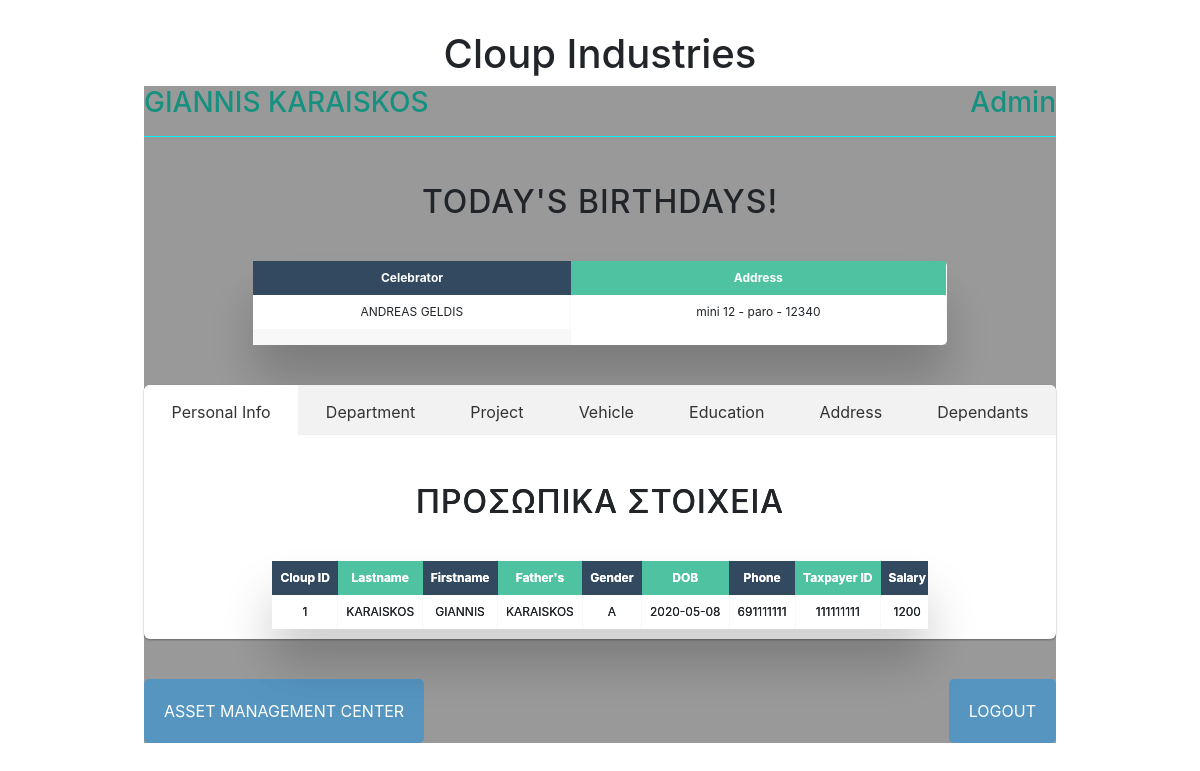
Screenshot of /logged_in_page.php (signed in) with the database file from the repository.
### tables this page shows
CREATE TABLE `address_ergazomenou` (
  `odos` varchar(45) DEFAULT NULL,
  `arithmos` varchar(5) DEFAULT NULL,
  `polh` varchar(45) DEFAULT NULL,
  `zip_code` int(10) DEFAULT NULL,
  `kwd_ergazomenou_adr` int(11) DEFAULT NULL
);

CREATE TABLE `ergazomenos` (
  `kwd_ergazomenou` int(11) NOT NULL,
  `Eponymo_ergazom` varchar(45) DEFAULT NULL,
  `Onoma_Ergazom` varchar(45) DEFAULT NULL,
  `Patronymo_Ergazom` varchar(45) DEFAULT NULL,
  `Fyllo_Ergaz` varchar(1) DEFAULT NULL,
  `AFM_Ergaz` int(10) DEFAULT NULL,
  `DOB_Ergazom` date DEFAULT NULL,
  `Tel_Ergaz` int(15) DEFAULT NULL,
  `Salary_Ergazom` double DEFAULT NULL,
  `Kod_tm_ergazom` int(11) DEFAULT NULL,
  `user_type_ergazom` int(5) NOT NULL
);

### logged_in_page.php (the view, shortened to what this page needs)
<?php
    require_once ("Classes/Database.php");
?>
<!DOCTYPE html>
<html>
<head>
        <link href="css/tabs.css" rel="stylesheet">
        <link href="css/body_background.css" rel="stylesheet">
        <link href="css/logged_in_page.css" rel="stylesheet">
        <link rel="stylesheet" type="text/css" href="css/bootstrap.css">
</head>
<body>
    <h1>Cloup Industries</h1>
    <div class="main_container">
        <div>
            <h3 class="text-left-right">
                <span class="left-text">
                <?php
                    echo $_SESSION['Onoma_Ergazom']." ".$_SESSION['Eponymo_ergazom'];
                ?>
                </span>
                <span class="right-text">
                <?php
                    if($_SESSION['user_type_ergazom'] == 1) {
                        echo 'Admin';
                    }else{
                        echo 'User';
                    }
                ?>
                </span>
            </h3>
            <hr class="split">
	</div>
        <?php
            $searchBDay = new Database();
            if($searchBDay->isbirthday()) { ?>
            <h2>Today's Birthdays!</h2>
                <div class="table-wrapper">
                    <table class="fl-table">
                        <thead>
                            <tr>
                                <th>Celebrator</th>
                                <th>Address</th>
                            </tr>
                        </thead>
                        <tbody>
                                <?php $searchBDay->birthday($_SESSION['DOB_Ergazom']); ?>
                        </tbody>
                    </table>
                </div>
            <?php } ?>
		<div class="tab-wrap">
			<label for="tab1">Personal Info</label>
			<label for="tab2">Department</label>
			<label for="tab3">Project</label>
			<label for="tab4">Vehicle</label>
			<label for="tab5">Education</label>
			<label for="tab6">Address</label>
			<label for="tab7">Dependants</label>
			<div class="tab__content">
                            <h2>ΠΡΟΣΩΠΙΚΑ ΣΤΟΙΧΕΙΑ</h2>
                            <div class="table-wrapper">
                                <table class="fl-table">
                                    <thead>
                                    <tr>
                                        <th>Cloup ID</th>
                                        <th>Lastname</th>
                                        <th>Firstname</th>
                                        <th>Father's</th>
                                        <th>Gender</th>
                                        <th>DOB</th>
                                        <th>Phone</th>
                                        <th>Taxpayer ID</th>
                                        <th>Salary</th>
                                    </tr>
                                    </thead>
                                    <tbody>
                                    <tr>
                                        <td><?php echo $_SESSION['kwd_ergazomenou']?></td>
                                        <td><?php echo $_SESSION['Eponymo_ergazom']?></td>
                                        <td><?php echo $_SESSION['Onoma_Ergazom']?></td>
                                        <td><?php echo $_SESSION['Patronymo_Ergazom']?></td>
                                        <td><?php echo $_SESSION['Fyllo_Ergaz']?></td>
                                        <td><?php echo $_SESSION['DOB_Ergazom']?></td>
                                        <td><?php echo $_SESSION['Tel_Ergaz']?></td>
                                        <td><?php echo $_SESSION['AFM_Ergaz']?></td>
                                        <td><?php echo $_SESSION['Salary_Ergazom']?></td>
                                    </tr>
                                </table>
                            </div>
                        </div>
		</div>
        <div class="button_cont text-left-right" align="center">
            <?php if($_SESSION['user_type_ergazom'] == 1){ ?>
            <a class="example_a left-text" href="asset_management.php">Asset Management Center</a>
            <?php }?>
            <a class="example_a right-text" href="logout.php">LOGOUT</a>
        </div>
    </div>
</body>
</html>

### Classes/Database.php (shortened to what this page needs)
<?php
class Database
{
    private $host;
    private $database;
    private $user;
    private $pass;
    private $pdo;
    public function __construct()
    {
        $this->host = "127.0.0.1";
        $this->database = "cloup";
        $this->user = "root";
        $this->pass = "";
    }
    public function connect()
    {
        $this->opt = [PDO::ATTR_ERRMODE => PDO::ERRMODE_EXCEPTION, PDO::ATTR_DEFAULT_FETCH_MODE => PDO::FETCH_ASSOC, PDO::ATTR_EMULATE_PREPARES => false];
        $conString = "mysql:host=" . $this->host . ";dbname=" . $this->database . ";charset=utf8";
        $this->pdo = new PDO($conString, $this->user, $this->pass, $this->opt);
    }
    public function execute($sql, $array)
    {
        $stmt = $this->pdo->prepare($sql);
        $stmt->execute($array);
        return $stmt;
    }
    function isbirthday(){
        $bool = false;
        $sql = "SELECT DOB_Ergazom FROM ergazomenos";
        $res = $this->execute($sql, []);
        $rows = $res->fetchAll();
        foreach ($rows as $row){
            if(date("d m",strtotime($row['DOB_Ergazom'])) == date("d m")){
                $bool = true;
            }
        }
        return $bool;
    }
    function birthday($ses_dob){
        $sql = "SELECT ergazomenos.DOB_Ergazom, ergazomenos.Onoma_Ergazom, ergazomenos.Eponymo_ergazom, address_ergazomenou.odos , address_ergazomenou.arithmos, address_ergazomenou.polh, address_ergazomenou.zip_code FROM ergazomenos JOIN address_ergazomenou ON ergazomenos.kwd_ergazomenou = address_ergazomenou.kwd_ergazomenou_adr";
        $res = $this->execute($sql, []);
        $rows = $res->fetchAll();
        foreach ($rows as $row){
            if(date("d m",strtotime($row['DOB_Ergazom'])) == date("d m")){
                if( $row['DOB_Ergazom'] == $ses_dob){
                    echo "<tr><td>:D :D :D   HAPPY BIRTHDAY TO YOU!!!   :D :D :D</td><td> You know where you live! </td></tr><tr><td></td></tr>";
                }
                else{
                echo "<tr><td>".$row['Onoma_Ergazom']."  ".$row['Eponymo_ergazom']."</td><td>".$row['odos']."  ".$row['arithmos']." - ".$row['polh']." - ".$row['zip_code']."</td></tr><tr><td></td></tr>";
                }
            }
        }
    }
}

### css/tabs.css (style rules this page uses)
.tab-wrap { -webkit-transition: 0.3s box-shadow ease; transition: 0.3s box-shadow ease; border-radius: 6px; max-width: 100%; display: -webkit-box; display: -webkit-flex; display: -ms-flexbox; display: flex; -webkit-flex-wrap: wrap; -ms-flex-wrap: wrap; flex-wrap: wrap; position: relative; list-style: none; background-color: #fff; margin: 40px 0; box-shadow: 0 1px 3px rgba(0, 0, 0, 0.12), 0 1px 2px rgba(0, 0, 0, 0.24); }
.tab:checked:nth-of-type(1) ~ .tab__content:nth-of-type(1) { opacity: 1; -webkit-transition: 0.5s opacity ease-in, 0.2s transform ease; transition: 0.5s opacity ease-in, 0.2s transform ease; position: relative; top: 0; z-index: 100; -webkit-transform: translateY(0px); transform: translateY(0px); text-shadow: 0 0 0; }
.tab:first-of-type:not(:last-of-type) + label { border-top-right-radius: 0; border-bottom-right-radius: 0; }
.tab:not(:first-of-type):not(:last-of-type) + label { border-radius: 0; }
.tab:last-of-type:not(:first-of-type) + label { border-top-left-radius: 0; border-bottom-left-radius: 0; }
.tab:checked + label { background-color: #fff; box-shadow: 0 -1px 0 #fff inset; cursor: default; }
.tab + label { width:100%; box-shadow: 0 -1px 0 #eee inset; border-radius: 6px 6px 0 0; cursor: pointer; display: block; text-decoration: none; color: #333; -webkit-box-flex: 3; -webkit-flex-grow: 3; -ms-flex-positive: 3; flex-grow: 3; text-align: center; background-color: #f2f2f2; -webkit-user-select: none; -moz-user-select: none; -ms-user-select: none; user-select: none; text-align: center; -webkit-transition: 0.3s background-color ease, 0.3s box-shadow ease; transition: 0.3s background-color ease, 0.3s box-shadow ease; height: 50px; box-sizing: border-box; padding: 15px; }
@media (min-width:768px) { .tab + label { width:auto; } }
.tab__content { padding: 10px 25px; background-color: transparent; position: absolute; width: 100%; z-index: -1; opacity: 0; left: 0; -webkit-transform: translateY(-3px); transform: translateY(-3px); border-radius: 6px; }
*, *:before, *:after { -webkit-box-sizing: border-box; -moz-box-sizing: border-box; box-sizing: border-box; }
body { font-family: 'Maven Pro', sans-serif; background-color: #e7e7e7; color: #777; padding: 30px 0; min-width:350px; }
h1, h2 { margin: 0; color: #444; text-align: center; }
h2 { font-size: 1em; margin-bottom: 30px; }

### css/body_background.css (style rules this page uses)
body, html { background: url(images/clouds.jpg) no-repeat center center fixed; -webkit-background-size: cover; -moz-background-size: cover; -o-background-size: cover; background-size: cover; -webkit-font-smoothing: antialiased; }
.main_container { background-color: rgba(0,0,0,0.4); width: 76%; max-width:1150px; height: 100%; min-height: 100%; margin-right: 12%; margin-left: 12%; }

### css/logged_in_page.css (style rules this page uses)
.text-left-right { text-align: right; position: relative; color: rgb(23, 145, 127); }
.left-text { left: 0; position: absolute; }
.right-text { right: 0; }
.split { border-color: rgb(5, 240, 252); }
* { box-sizing: border-box; -webkit-box-sizing: border-box; -moz-box-sizing: border-box; }
h2 { text-align: center; font-size: 18px; text-transform: uppercase; letter-spacing: 1px; color: white; padding: 30px 0; }
.table-wrapper { box-shadow: 0px 35px 50px rgba( 0, 0, 0, 0.2 ); margin-top: 10px; margin-left: 12%; margin-right: 12%; overflow-x: auto; }
.fl-table { border-radius: 5px; font-size: 12px; font-weight: normal; border: none; border-collapse: collapse; width: 100%; max-width: 100%; white-space: nowrap; background-color: white; }
.fl-table td, .fl-table th { text-align: center; padding: 8px; }
.fl-table td { border-right: 1px solid #f8f8f8; font-size: 12px; }
.fl-table thead th { color: #ffffff; background: #4FC3A1; }
.fl-table thead th:nth-child(odd) { color: #ffffff; background: #324960; }
.fl-table tr:nth-child(even) { background: #F8F8F8; }
.example_a { color: #fff !important; text-transform: uppercase; text-decoration: none; background: rgba(18, 145, 230,0.5); padding: 20px; border-radius: 5px; display: inline-block; border: none; transition: all 0.4s ease 0s; }

### rows the page displays
address_ergazomenou: kwd_ergazomenou_adr.Onoma_Ergazom "ANDREAS", kwd_ergazomenou_adr.Eponymo_ergazom "GELDIS", odos "mini", arithmos "12", polh "paro", zip_code "12340"

### other values shown
$_SESSION['Onoma_Ergazom'] "GIANNIS"
$_SESSION['Eponymo_ergazom'] "KARAISKOS"
$_SESSION['kwd_ergazomenou'] "1"
$_SESSION['Patronymo_Ergazom'] "KARAISKOS"
$_SESSION['Fyllo_Ergaz'] "A"
$_SESSION['DOB_Ergazom'] "2020-05-08"
$_SESSION['Tel_Ergaz'] "691111111"
$_SESSION['AFM_Ergaz'] "111111111"
$_SESSION['Salary_Ergazom'] "1200"
